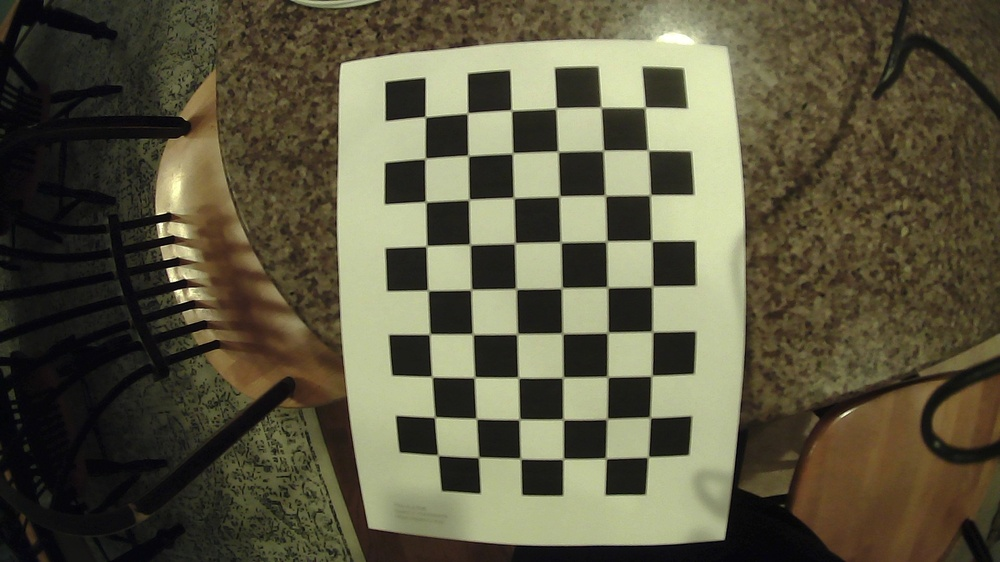
#> input picture Calibration2/1.jpg, 1000 x 562 px, shrunk from 1920 x 1080 before the run; its folder holds only this picture in this run
$ python cameraCalibration.py
#> lines starting #> are read from the running program, lines starting #| are printed output that depends on the picture; after the words box and inside, x2 and y2 are one past the last pixel; in counts of white or black regions, pixels touching at a corner belong together; long printed decimals are rounded
'''This script is for calibrating camera.
1. Specify the path of images.
2. Specify the size of chessboard.
3. Specify the output file name.
'''
import numpy as np
import cv2 as cv
import glob

from pathlib import Path
CHESSBOARD_CORNER_NUM_X = 9
CHESSBOARD_CORNER_NUM_Y = 6
IMAGE_SRC = "Calibration2"

# root directory of repo for relative path specification.
root = Path(__file__).parent.absolute()
# Set path to the images
calib_imgs_path = root.joinpath(IMAGE_SRC)
# termination criteria
criteria = (cv.TERM_CRITERIA_EPS + cv.TERM_CRITERIA_MAX_ITER, 30, 0.001)
# prepare object points, like (0,0,0), (1,0,0), (2,0,0) ....,(8,5,0)
objp = np.zeros((CHESSBOARD_CORNER_NUM_X*CHESSBOARD_CORNER_NUM_Y,3), np.float32)
objp[:,:2] = np.mgrid[0:CHESSBOARD_CORNER_NUM_X,0:CHESSBOARD_CORNER_NUM_Y].T.reshape(-1,2)
# Arrays to store object points and image points from all the images.
objpoints = [] # 3d point in real world space
imgpoints = [] # 2d points in image plane.
images = calib_imgs_path.glob('*.jpg')
for fname in images:
    img = cv.imread(str(root.joinpath(fname)))
#> img is the input picture: shape (562, 1000, 3); mean B, G, R 64.6, 86.7, 90.6
    gray = cv.cvtColor(img, cv.COLOR_BGR2GRAY)
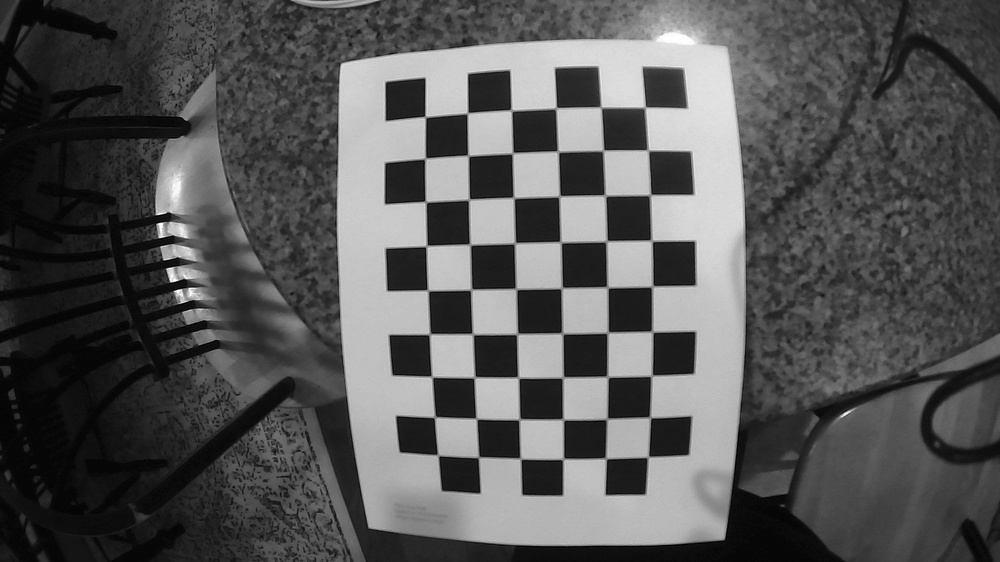
#> gray: shape (562, 1000); min 0, max 255, mean 85.4
    # Find the chess board corners
    ret, corners = cv.findChessboardCorners(gray, (CHESSBOARD_CORNER_NUM_X,CHESSBOARD_CORNER_NUM_Y), None)
#> ret = True; corners = 54 rows, first 8: [645.7, 106.6], [647.1, 149.2], [649, 194], [651.7, 240.5], [649.8, 286.9], [653.5, 332.4], [650.7, 376.8], [651.6, 417.9]
    # If found, add object points, image points (after refining them)
    if ret == True:
        objpoints.append(objp)
        corners2 = cv.cornerSubPix(gray,corners, (11,11), (-1,-1), criteria)
#> corners2 = 54 rows, first 8: [645.1, 107.3], [648.1, 150.2], [650.2, 194.9], [651.6, 240.6], [652.3, 286.4], [652.3, 331.6], [651.6, 375.7], [650.2, 417.5]
        imgpoints.append(corners)
        # Draw and display the corners
        cv.drawChessboardCorners(img, (CHESSBOARD_CORNER_NUM_X,CHESSBOARD_CORNER_NUM_Y), corners2, ret)
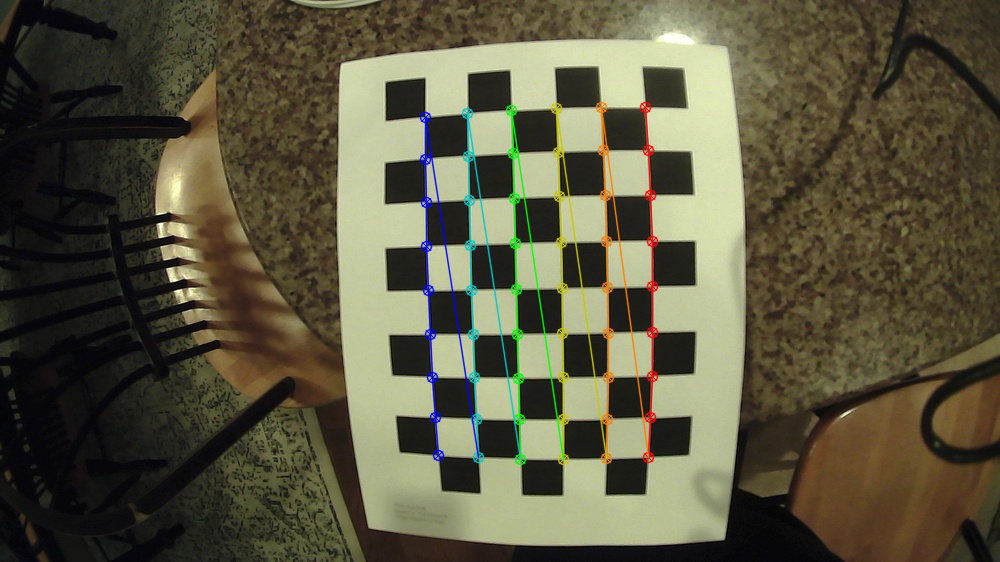
#> img: shape (562, 1000, 3); 2.78% of pixels changed, all inside (x1, y1, x2, y2) = (419, 101, 659, 466)
        cv.imshow('img', img)
        cv.waitKey(500)
    else:
        print('Failed to find a chessboard in {}'.format(fname))
cv.destroyAllWindows()
print ("Calibrating camera .... Please wait...")
ret, mtx, dist, rvecs, tvecs = cv.calibrateCamera(objpoints, imgpoints, gray.shape[::-1], None, None)
#> ret = 0.12; mtx = [[688.4, 0, 479.5], [0, 694.5, 281.6], [0, 0, 1]]; dist = [[-0.733, 1.41, -0.00048, 0.034, -4.2]]; rvecs = ([0.18, 0.0468, 1.54],); tvecs = ([3.65, -3.88, 14.43],)
print("Camera matrix is \n", mtx, "\n And is stored in calibration.yaml file along with distortion coefficients : \n", dist)
#| Camera matrix is
#|  [[688.359   0.         479.513 ]
#|  [  0.         694.512 281.624]
#|  [  0.           0.           1.        ]]
#|  And is stored in calibration.yaml file along with distortion coefficients :
#|  [[-7.32667946e-01  1.40725573e+00 -4.79666330e-04  3.40496427e-02
#> (further printed lines are left out)
mean_error = 0
for i in range(len(objpoints)):
    imgpoints2, _ = cv.projectPoints(objpoints[i], rvecs[i], tvecs[i], mtx, dist)
    error = cv.norm(imgpoints[i], imgpoints2, cv.NORM_L2)/len(imgpoints2)
    mean_error += error
#> this loop made 1 pass
#> (error, mean_error) on pass 1: (0.0163, 0.0163)
#> after the loop, mean_error = 0.0163
print( "total error: {}".format(mean_error/len(objpoints)) )
#| total error: 0.01634
data = {'camera_matrix': np.asarray(mtx).tolist(), 'dist_coeff': np.asarray(dist).tolist()}
#> data = {'camera_matrix': [[688.4, 0, 479.5], [0, 694.5, 281.6], [0, 0, 1]], 'dist_coeff': [[-0.733, 1.41, -0.00048, 0.034, -4.2]]}
print(data)
#| {'camera_matrix': [[688.359, 0.0, 479.513], [0.0, 694.512, 281.624], [0.0, 0.0, 1.0]], 'dist_coeff': [[-0.7327, 1.407, -0.0004797, 0.03405, -4.195]]}

$ run again, on Calibration2/13.jpg
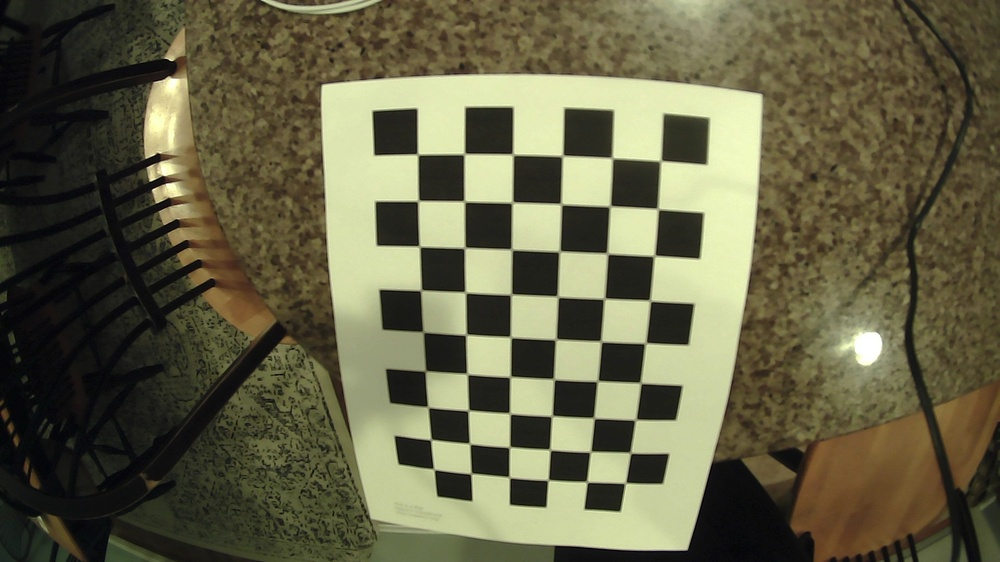
#> input picture Calibration2/13.jpg, 1000 x 562 px, shrunk from 1920 x 1080 before the run
#> img is the input picture: shape (562, 1000, 3); mean B, G, R 70.4, 97.2, 99.8
#> `gray = cv.cvtColor(img, cv.COLOR_BGR2GRAY)`:
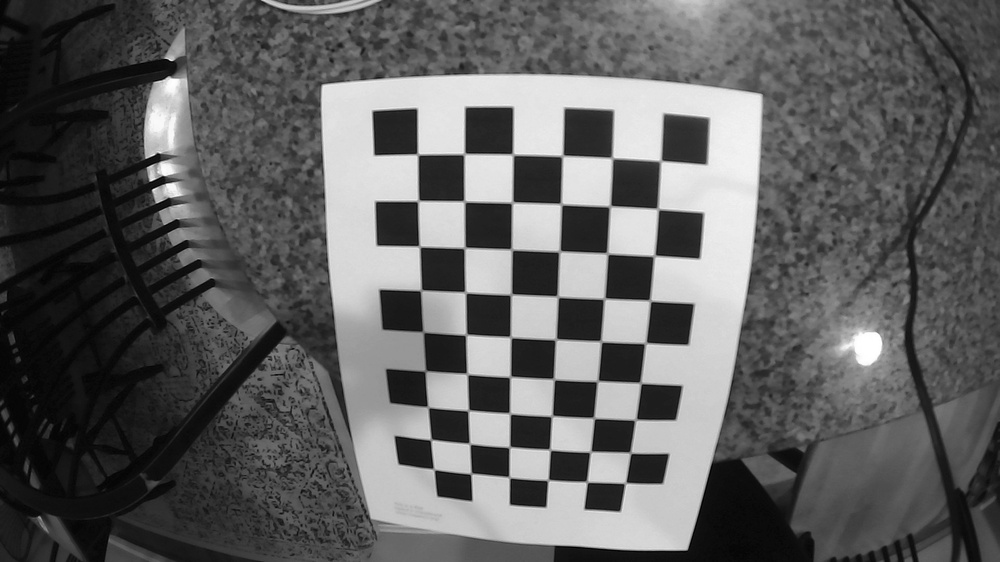
#> gray: shape (562, 1000); min 0, max 255, mean 94.9
#> `ret, corners = cv.findChessboardCorners(gray, (CHESSBOARD_CORNER_NUM_X..`: ret = True; corners = 54 rows, first 8: [660.5, 161], [656.8, 207.7], [655.3, 254.6], [651.5, 301.4], [644.4, 344.4], [641.5, 381.5], [635, 419], [631.1, 453.6]
#> corners2 = 54 rows, first 8: [660.6, 160.8], [657.9, 208.8], [654.2, 255.7], [650.1, 300.6], [645.4, 343.1], [640.5, 382.9], [635.5, 419.7], [630.4, 452.7]
#> `cv.drawChessboardCorners(img, (CHESSBOARD_CORNER_NUM_X,CHESSBOARD_CORN..`:
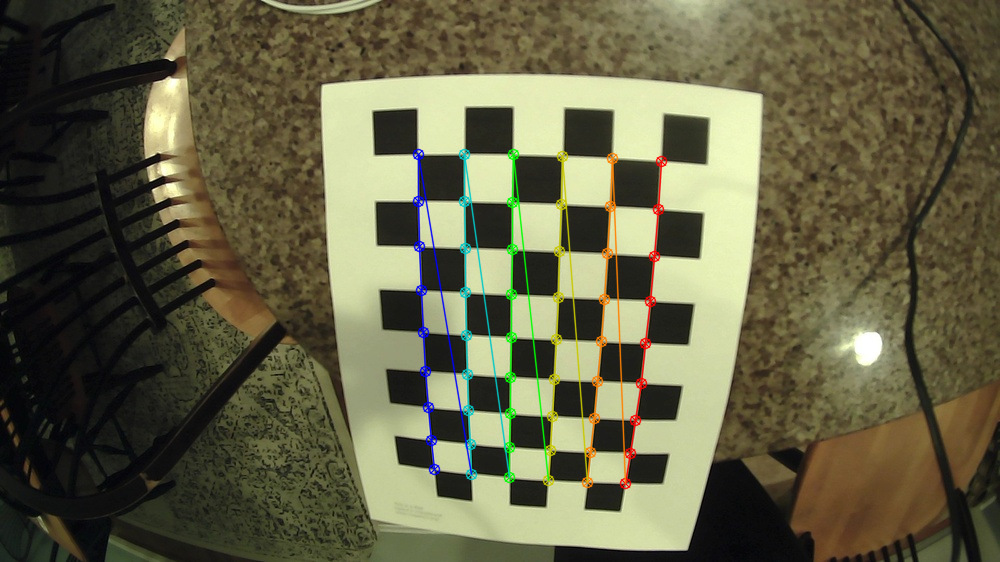
#> img: shape (562, 1000, 3); 2.64% of pixels changed, all inside (x1, y1, x2, y2) = (412, 148, 668, 490)
#> `ret, mtx, dist, rvecs, tvecs = cv.calibrateCamera(objpoints, imgpoints..`: ret = 0.18; mtx = [[641.6, 0, 482.2], [0, 660.9, 288.7], [0, 0, 1]]; dist = [[-0.644, 0.722, -0.000481, 0.0305, -0.871]]; rvecs = ([0.409, -0.206, 1.57],); tvecs = ([3.58, -2.52, 12.34],)
#| Camera matrix is
#|  [[641.630   0.         482.176]
#|  [  0.         660.860 288.714]
#|  [  0.           0.           1.        ]]
#|  And is stored in calibration.yaml file along with distortion coefficients :
#|  [[-6.44366158e-01  7.22210508e-01 -4.81297731e-04  3.04822010e-02
#> (further printed lines are left out)
#> the loop `for i in range(len(objpoints)):` made 1 pass
#> (error, mean_error) on pass 1: (0.0246, 0.0246)
#> after the loop `for i in range(len(objpoints)):`: mean_error = 0.0246
#| total error: 0.02456
#> data = {'camera_matrix': [[641.6, 0, 482.2], [0, 660.9, 288.7], [0, 0, 1]], 'dist_coeff': [[-0.644, 0.722, -0.000481, 0.0305, -0.871]]}
#| {'camera_matrix': [[641.630, 0.0, 482.176], [0.0, 660.860, 288.714], [0.0, 0.0, 1.0]], 'dist_coeff': [[-0.6444, 0.7222, -0.0004813, 0.03048, -0.8711]]}

$ run again, on Calibration2/14.jpg
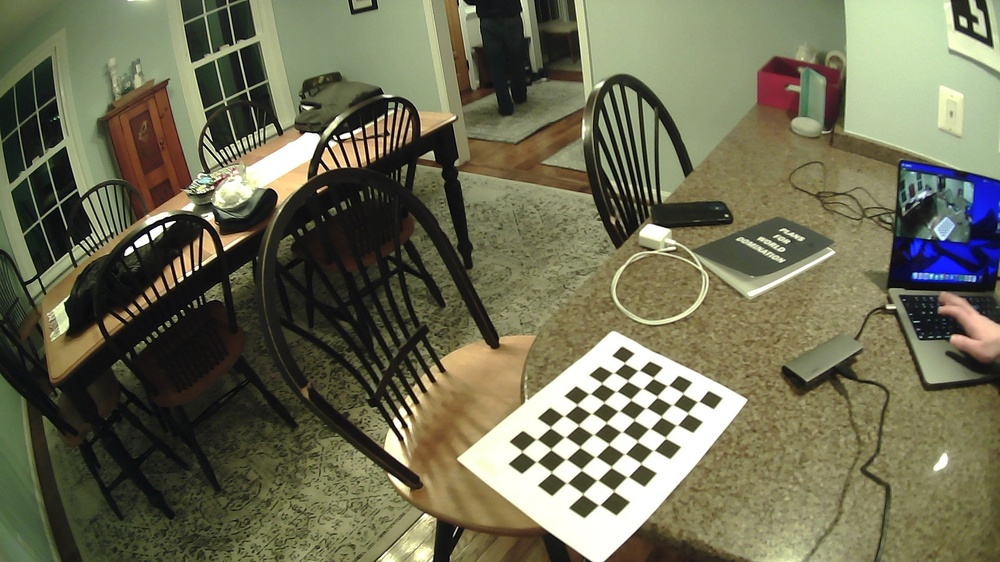
#> input picture Calibration2/14.jpg, 1000 x 562 px, shrunk from 1920 x 1080 before the run
#> img is the input picture: shape (562, 1000, 3); mean B, G, R 83.8, 108.7, 109.4
#> `gray = cv.cvtColor(img, cv.COLOR_BGR2GRAY)`:
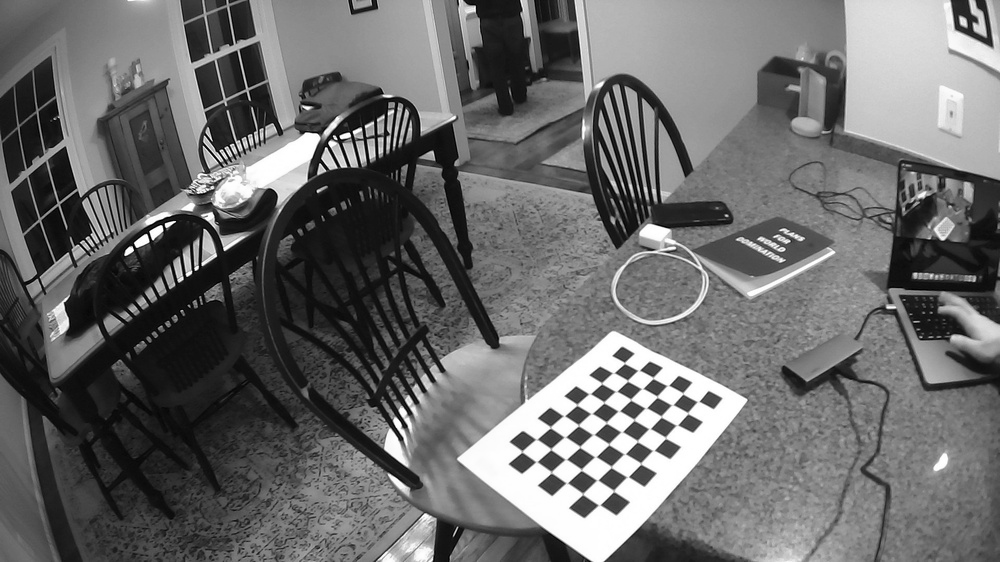
#> gray: shape (562, 1000); min 0, max 255, mean 106.1
#> `ret, corners = cv.findChessboardCorners(gray, (CHESSBOARD_CORNER_NUM_X..`: ret = True; corners = 54 rows, first 8: [697.5, 401.6], [687.8, 413.2], [676.7, 425.3], [665.7, 438.4], [654.4, 450.3], [640.8, 463.8], [628.6, 476.6], [613.7, 491.5]
#> corners2 = 54 rows, first 8: [698.1, 401.4], [687.8, 413.1], [676.8, 425.1], [665.5, 437.7], [653.3, 450.4], [640.8, 463.5], [627.6, 476.8], [613.7, 490.8]
#> `cv.drawChessboardCorners(img, (CHESSBOARD_CORNER_NUM_X,CHESSBOARD_CORN..`:
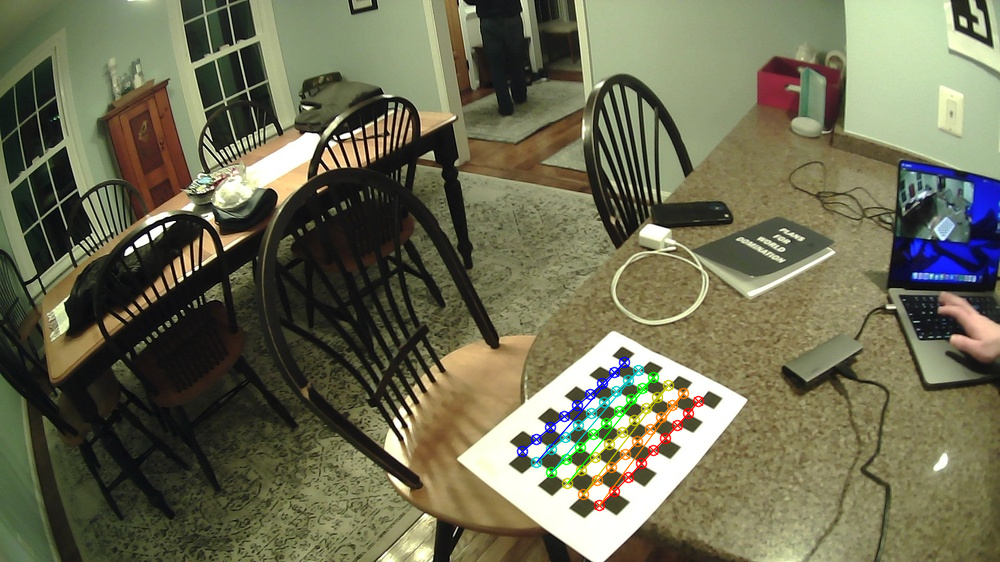
#> img: shape (562, 1000, 3); 1.35% of pixels changed, all inside (x1, y1, x2, y2) = (516, 356, 705, 512)
#> `ret, mtx, dist, rvecs, tvecs = cv.calibrateCamera(objpoints, imgpoints..`: ret = 0.496; mtx = [[1663.2, 0, 518.5], [0, 523.3, 267.6], [0, 0, 1]]; dist = [[-5.42, 61, 1.02, -0.367, -270.5]]; rvecs = ([0.808, 0.582, 1.99],); tvecs = ([7.16, 12.1, 65.88],)
#| Camera matrix is
#|  [[1.66321485e+03 0.00000000e+00 5.18532669e+02]
#|  [0.00000000e+00 5.23349336e+02 2.67622427e+02]
#|  [0.00000000e+00 0.00000000e+00 1.00000000e+00]]
#|  And is stored in calibration.yaml file along with distortion coefficients :
#|  [[  -5.419   61.003    1.017   -0.3674 -270.464]]
#> the loop `for i in range(len(objpoints)):` made 1 pass
#> (error, mean_error) on pass 1: (0.0675, 0.0675)
#> after the loop `for i in range(len(objpoints)):`: mean_error = 0.0675
#| total error: 0.06749
#> data = {'camera_matrix': [[1663.2, 0, 518.5], [0, 523.3, 267.6], [0, 0, 1]], 'dist_coeff': [[-5.42, 61, 1.02, -0.367, -270.5]]}
#| {'camera_matrix': [[1663.215, 0.0, 518.533], [0.0, 523.349, 267.622], [0.0, 0.0, 1.0]], 'dist_coeff': [[-5.419, 61.003, 1.017, -0.3674, -270.464]]}

$ run again, on Calibration2/15.jpg
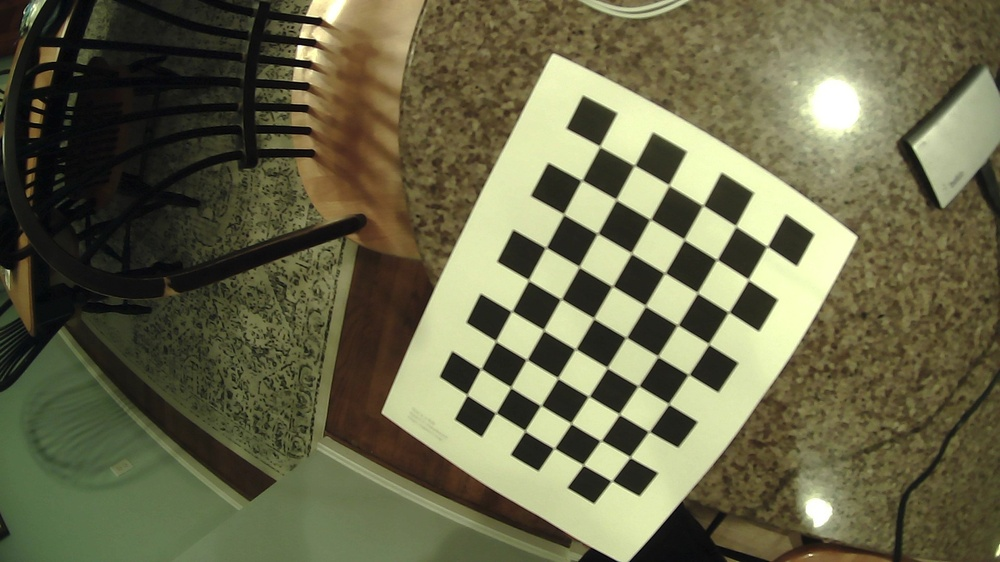
#> input picture Calibration2/15.jpg, 1000 x 562 px, shrunk from 1920 x 1080 before the run
#> img is the input picture: shape (562, 1000, 3); mean B, G, R 73.3, 102.7, 103.7
#> `gray = cv.cvtColor(img, cv.COLOR_BGR2GRAY)`:
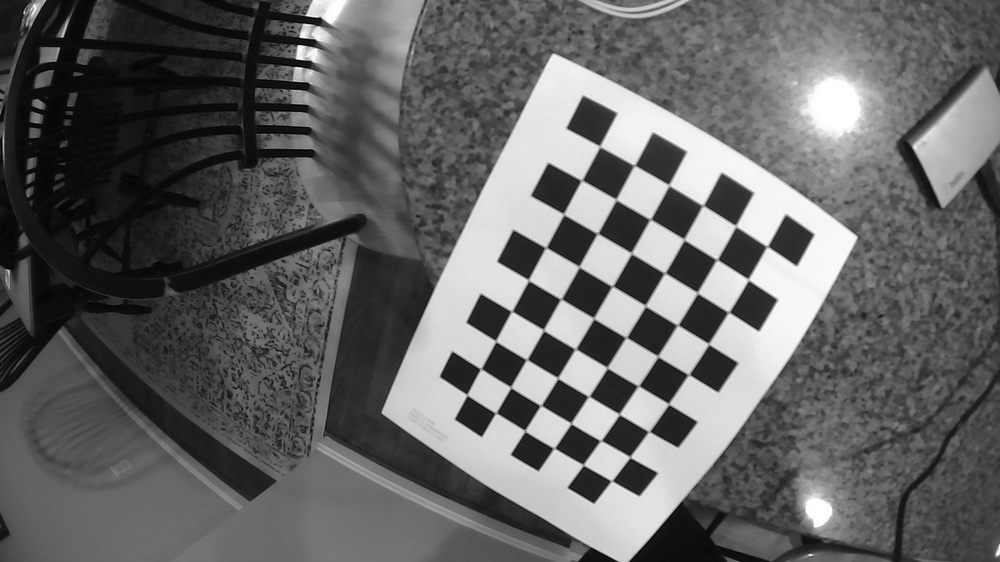
#> gray: shape (562, 1000); min 0, max 255, mean 99.6
#> `ret, corners = cv.findChessboardCorners(gray, (CHESSBOARD_CORNER_NUM_X..`: ret = True; corners = 54 rows, first 8: [768.1, 246.1], [748.5, 279.2], [729.6, 311.9], [709.4, 345], [689.9, 374.5], [669.7, 405.1], [650.3, 431.7], [630.7, 458.1]
#> corners2 = 54 rows, first 8: [767.1, 246.4], [748.3, 279.6], [728.6, 312.2], [708.7, 343.9], [688.6, 374.5], [668.7, 403.9], [649, 431.5], [630, 457.1]
#> `cv.drawChessboardCorners(img, (CHESSBOARD_CORNER_NUM_X,CHESSBOARD_CORN..`:
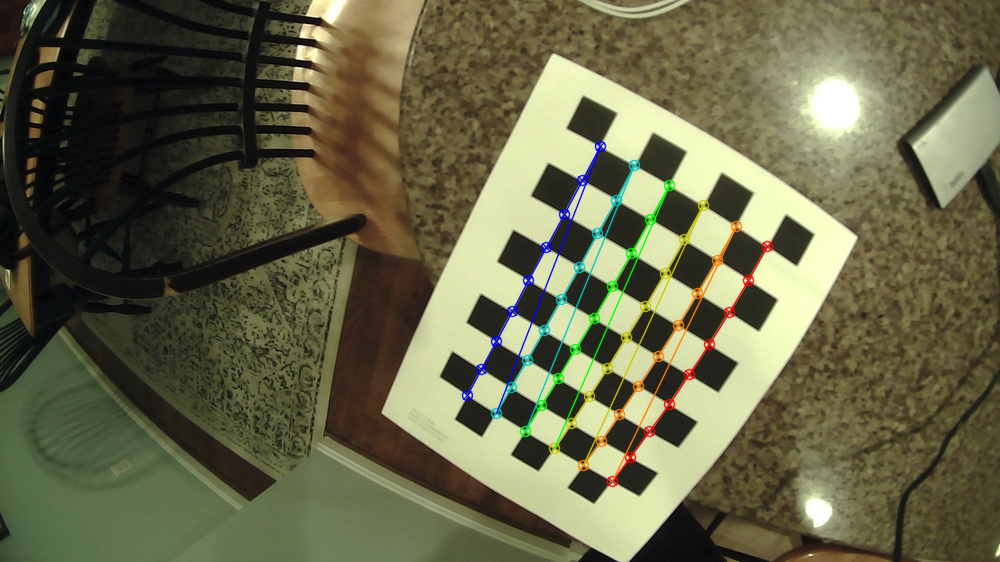
#> img: shape (562, 1000, 3); 2.25% of pixels changed, all inside (x1, y1, x2, y2) = (461, 140, 774, 488)
#> `ret, mtx, dist, rvecs, tvecs = cv.calibrateCamera(objpoints, imgpoints..`: ret = 0.143; mtx = [[548.6, 0, 466.5], [0, 568, 270.4], [0, 0, 1]]; dist = [[-0.425, -0.00398, 0.0115, 0.0375, 0.232]]; rvecs = ([0.44, -0.0304, 2.04],); tvecs = ([7.67, -0.663, 12.95],)
#| Camera matrix is
#|  [[548.626   0.         466.488]
#|  [  0.         567.968 270.427]
#|  [  0.           0.           1.        ]]
#|  And is stored in calibration.yaml file along with distortion coefficients :
#|  [[-0.4253 -0.00398  0.01151  0.03749  0.2316]]
#> the loop `for i in range(len(objpoints)):` made 1 pass
#> (error, mean_error) on pass 1: (0.0195, 0.0195)
#> after the loop `for i in range(len(objpoints)):`: mean_error = 0.0195
#| total error: 0.01949
#> data = {'camera_matrix': [[548.6, 0, 466.5], [0, 568, 270.4], [0, 0, 1]], 'dist_coeff': [[-0.425, -0.00398, 0.0115, 0.0375, 0.232]]}
#| {'camera_matrix': [[548.626, 0.0, 466.488], [0.0, 567.968, 270.427], [0.0, 0.0, 1.0]], 'dist_coeff': [[-0.4253, -0.00398, 0.01151, 0.03749, 0.2316]]}
